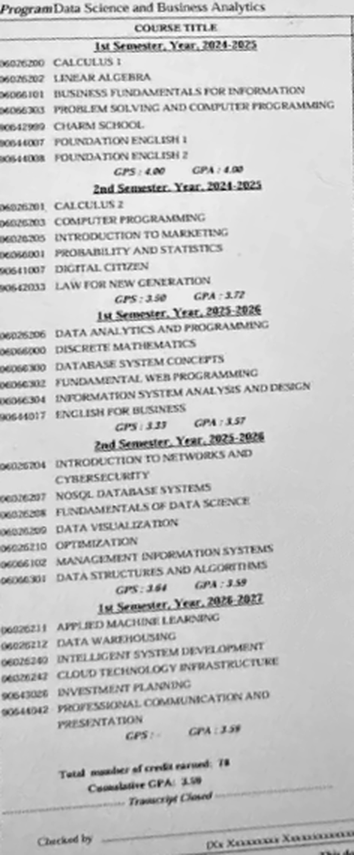
#> input picture tmp/photo_ocr_training/doc-title-autocontrast.png, 708 x 1710 px (shown at 1/2 size)
$ python -i probe_title.py   (imports and definitions only)
#> lines starting #> are read from the running program, lines starting #| are printed output that depends on the picture; after the words box and inside, x2 and y2 are one past the last pixel; in counts of white or black regions, pixels touching at a corner belong together
#> further down, picture is the input picture: PIL image 708x1710 L; min 0, max 254, mean 200.5
import json
import subprocess
from pathlib import Path

import cv2
import numpy as np
from PIL import Image, ImageOps

from model.evaluate import evaluate_one
from model.extract import parse

root=Path('tmp/photo_ocr_training')
tess=r'C:\Program Files\Tesseract-OCR\tesseract.exe'
model='model/data/photo_ocr'
def ocr(path,psm):
  return subprocess.run([tess,str(path),'stdout','-l','eng_photo','--psm',str(psm),'--tessdata-dir',model],capture_output=True,encoding='utf-8',errors='replace',check=True).stdout
def columns(im):
  a=np.asarray(im.convert('L'));h,w=a.shape
#> after `h, w = a.shape`: h = 1710; w = 708
  bw=cv2.threshold(a[round(h*.13):round(h*.94)],0,255,cv2.THRESH_BINARY_INV+cv2.THRESH_OTSU)[1]
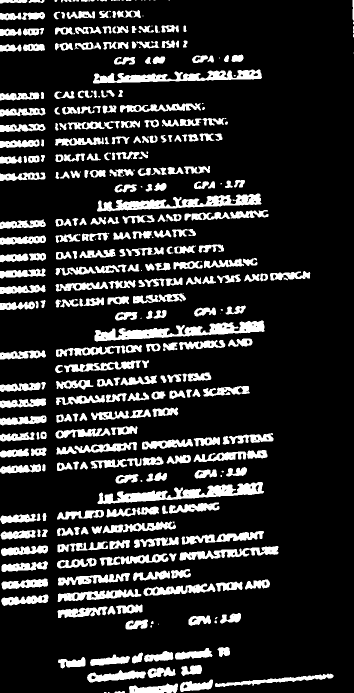
#> bw: shape (1385, 708) (shown at 1/2 size); 16.7% white; 367 white regions (57 under 20 px), largest, box (x1, y1, x2, y2) and area: (189, 641, 529, 683) 5724, (195, 964, 528, 1008) 5542, (194, 387, 523, 423) 4935
  v=cv2.morphologyEx(bw,cv2.MORPH_OPEN,np.ones((round(h*.11),1),np.uint8))
#> v: shape (1385, 708); every value is 0
  count=(v>0).sum(axis=0)
#> count = 708 values from 0 to 0
  xs=np.flatnonzero(count>h*.09)
#> xs = empty array
  groups=[]
  for x in xs:
    if groups and x-groups[-1][-1]<4:groups[-1].append(x)
    else:groups.append([x])
#> this loop made 0 passes
#> after the loop, groups = []
  return [round(float(np.median(g))) for g in groups if w*.02 < np.median(g)<w*.6][:4]
# [16 lines not run here, left out]

>>> from PIL import Image
>>> picture = Image.open('doc-title-autocontrast.png')
>>> result = columns(picture)
#> result = []

$ run again, on tmp/photo_ocr_training/doc-0.52-original.png
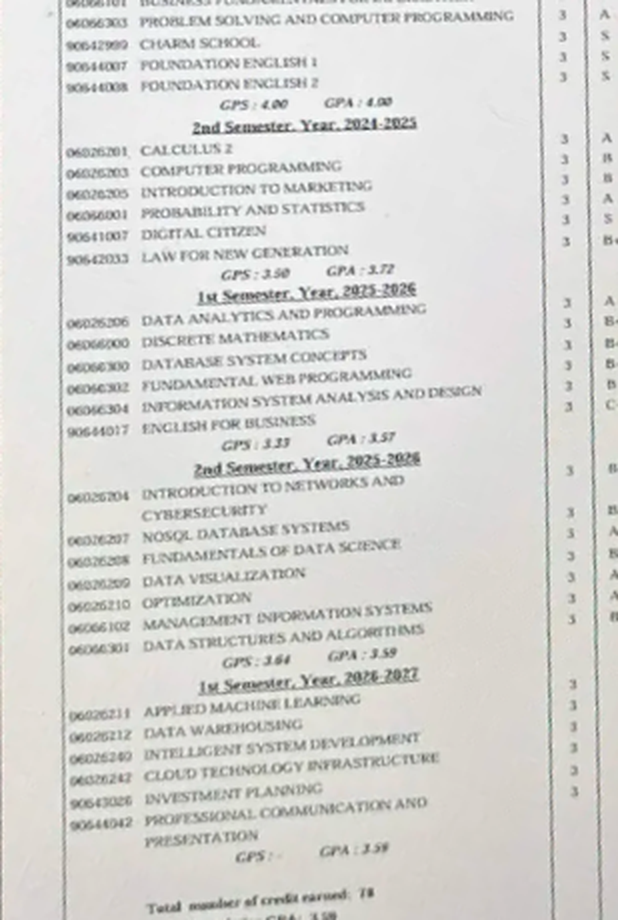
#> input picture tmp/photo_ocr_training/doc-0.52-original.png, 618 x 920 px
#> picture is the input picture: PIL image 618x920 RGB; mean R, G, B 215.3, 214.9, 211.9
#> in columns, `bw=cv2.threshold(a[round(h*.13):round(h*.94)],0,255,cv2.THRESH_BINARY_..`:
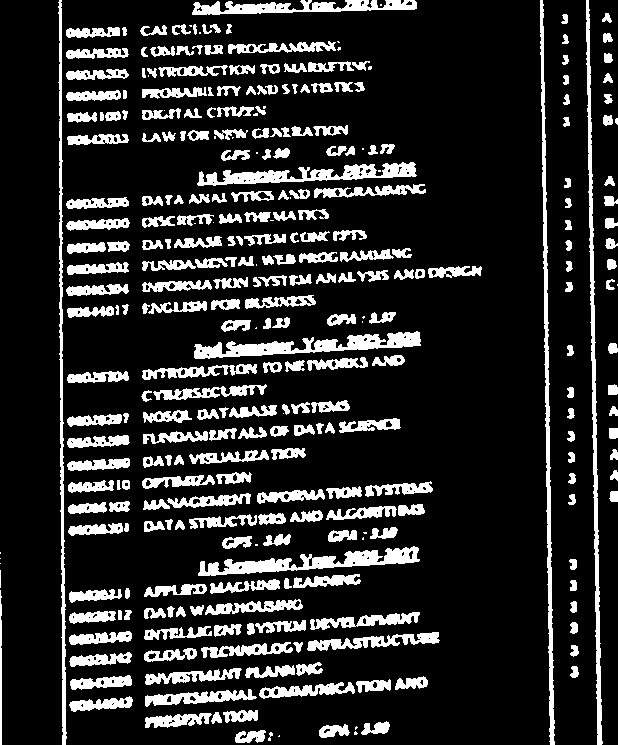
#> bw: shape (745, 618); 16.4% white; 314 white regions (36 under 20 px), largest, box (x1, y1, x2, y2) and area: (586, 0, 603, 745) 2973, (540, 0, 555, 745) 2916, (194, 331, 421, 359) 2567
#> in columns, `v=cv2.morphologyEx(bw,cv2.MORPH_OPEN,np.ones((round(h*.11),1),np.uint8))`:
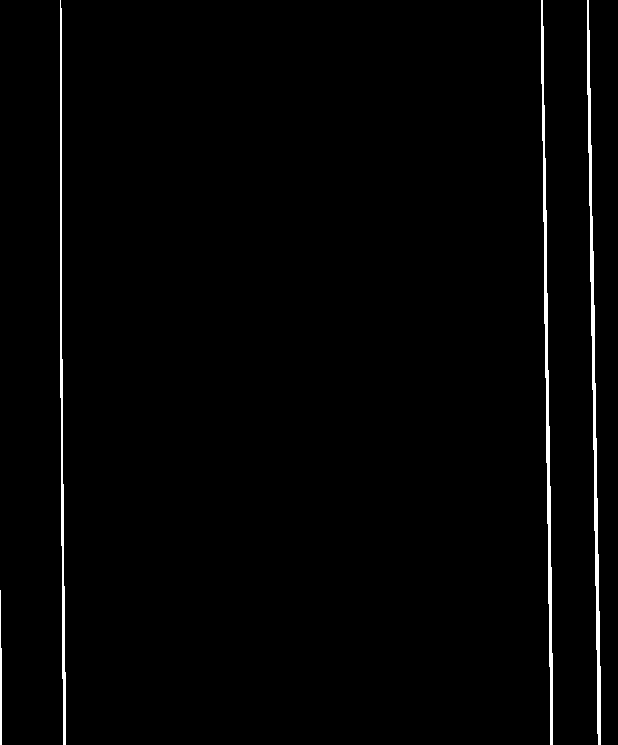
#> v: shape (745, 618); 1.5% white; 4 white regions, box (x1, y1, x2, y2) and area: (587, 0, 601, 745) 2463, (541, 0, 553, 745) 2348, (60, 0, 66, 745) 1749, (0, 590, 2, 745) 252
#> count = 618 values, max 538 at index 61, min 0 at index 2, mean 11.02
#> xs = 32 values from 0 to 599
#> the loop in columns, `for x in xs:` made 32 passes
#> x on passes 3 to 10: 60, 61, 62, 63, 64, 541, 542, 543
#> after the loop in columns, `for x in xs:`: groups = [[0, 1], [60, 61, 62, 63, 64], [541, 542, 543, 544, 545, 546, 547, 548, 549, 550, 551, 552], [587, 588, 589, 590, 591, 592, 593, 594, 595, 596, 597, 598, 599]]
#> result = [62]
